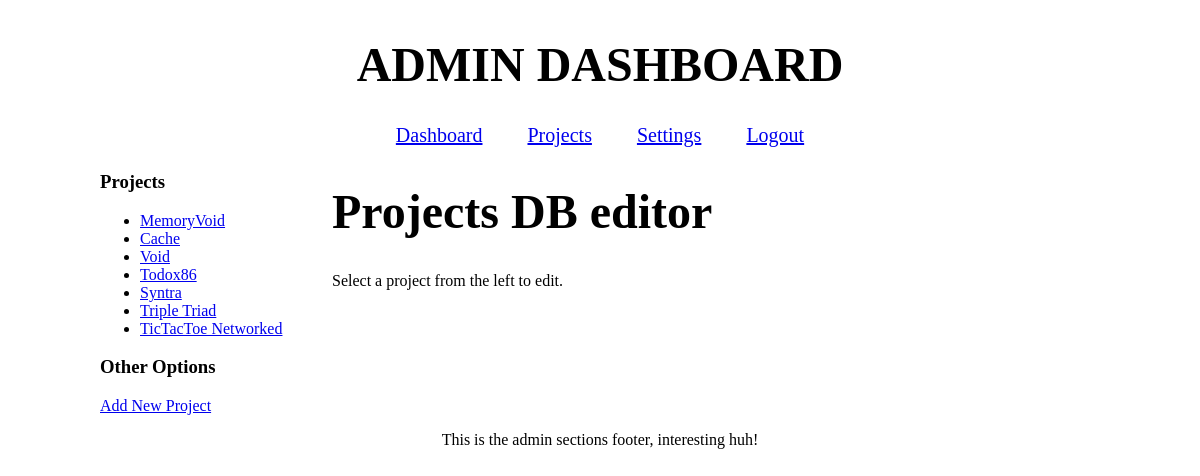
Before: /hahncoded/admin/projects.php (signed in) with the older database file.
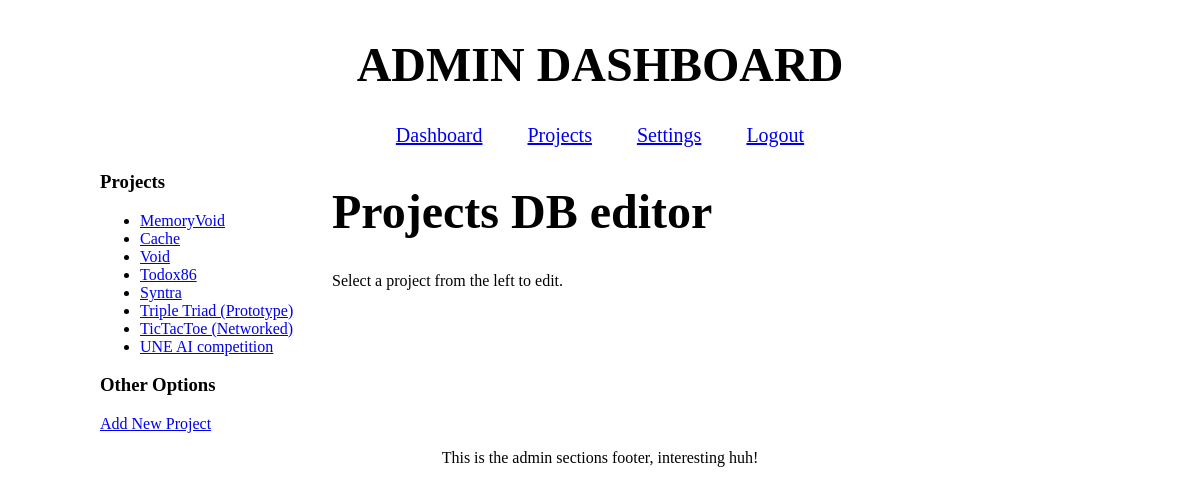
After: the same page with the newer database file.
### tables this page shows
CREATE TABLE projects (
    id INTEGER PRIMARY KEY AUTOINCREMENT,
    name TEXT NOT NULL,
    slug TEXT NOT NULL UNIQUE,
    last_updated TEXT NOT NULL DEFAULT (date('now')),
    languages TEXT,
    description TEXT NOT NULL,
    content TEXT NOT NULL
    );

### hahncoded/admin/projects.php (the view, shortened to what this page needs)
<?php
require_once "init.php";
$selected_project = null;
$isNew = false;
$projects = $database->query("SELECT id, name FROM projects ORDER BY id ASC");
?>
<?php include "header.php" ?>
<main>
  <div class="side-panel">
    <h3>Projects</h3>
    <ul>
      <?php while ($p = $projects->fetch()) : ?>
        <li>
          <a href="?id=<?= $p["id"] ?>"><?= htmlspecialchars($p["name"]) ?></a>
        </li>
      <?php endwhile ?>
    </ul>
    <h3>Other Options</h3>
      <a href="?action=new">Add New Project</a>
  </div>
  <div class="center-panel">
    <h1>Projects DB editor</h1>
    <?php if ($selected_project || $isNew): ?>
      <div class="form-heading">
        <?php if (!$isNew): ?>
          <h3>Editing: <?= htmlspecialchars($selected_project["name"]) ?></h3>
          <form method="POST">
            <input type="hidden" name="mode" value="delete">
            <input type="hidden" name="id" value="<?= $selected_project["id"] ?>">
            <input type="hidden" name="csrf_token" value="<?= csrf_token() ?>">
            <button class="delete-btn" type="submit" onclick="return
              confirm('Are you sure you want to delete this project');">
              Delete this project
            </button>
          </form>
        <?php else: ?>
          <h3>Adding New Project</h3>
        <?php endif; ?>
      </div>
      <form method="POST">
        <fieldset>
          <input type="hidden" name="csrf_token" value="<?=csrf_token() ?>">
          <input type="hidden" name="mode" value="<?= $isNew ? "create" : "update" ?>">
          <?php if (!$isNew): ?>
            <input type="hidden" name="id" value="<?= $selected_project["id"]?>">
          <?php endif; ?>
          <label>Name: </label><br>
          <input name="name" value="<?= htmlspecialchars($selected_project["name"]) ?>">
          <br><br>
          <label>URL-Slug: </label><br>
          <input name="slug" value="<?= htmlspecialchars($selected_project["slug"]) ?>">
          <br><br>
          <input type="hidden" name="last_updated" value="<?= htmlspecialchars($selected_project["last_updated"]) ?>">
          <label>Languages: </label><br>
          <input name="languages" value="<?= htmlspecialchars($selected_project["languages"]) ?>">
          <br><br>
          <label>Description: </label><br>
          <input name="description" value="<?= htmlspecialchars($selected_project["description"]) ?>">
          <br><br>
          <label>Content (Markdown body): </label><br>
          <textarea name="content" rows="30"><?= htmlspecialchars($selected_project["content"]) ?></textarea>
          <br><br>
          <button type="submit"><?= $isNew ? "Add Project" : "Save Changes" ?></button>
        </fieldset>
      </form>
    <?php else: ?>
      <p>Select a project from the left to edit.</>
    <?php endif; ?>
  </div>
</main>
<?php include "footer.php" ?>

### hahncoded/admin/header.php (shortened to what this page needs)
<!DOCTYPE html>
<html>
  <head>
    <link rel="stylesheet" type="text/css" href="/css/admin.css">
  </head>
  <body>
    <header>
      <h1>ADMIN DASHBOARD</h1>
        <nav>
          <a href="index.php">Dashboard</a>
          <a href="projects.php?action=new">Projects</a>
          <a href="settings.php?action=new">Settings</a>
          <a href="logout.php">Logout</a>
        </nav>
    </header>

### hahncoded/admin/footer.php (shortened to what this page needs)
        <footer>
            <p>This is the admin sections footer, interesting huh!<p/>
        </footer>
    </body>
</html>

### hahncoded/css/admin.css (style rules this page uses)
h1 { font-size: 3rem; font-weight: bold; }
body { font-size: 16px; height: 100vh; max-width: 1000px; width: 100%; margin: auto; }
header { display: flex; flex-direction: column; align-items: center; justify-items: center; padding: 5px; }
nav { font-size: 1.25rem; text-align: right; }
nav a { padding-left: 20px; padding-right: 20px; }
main { text-align: center; display: flex; gap: 2rem; text-align: left; max-width: 1000px; margin: auto; }
.side-panel { min-width: 200px; max-width: 200px; overflow-wrap: break-word; }
.center-panel { flex: 1; }
footer { margin-top: auto; text-align: center; }

Changed rows visible on the page:
changed projects: name "Triple Triad" → "Triple Triad (Prototype)"
changed projects: name "TicTacToe Networked" → "TicTacToe (Networked)"
added projects: name "UNE AI competition"
